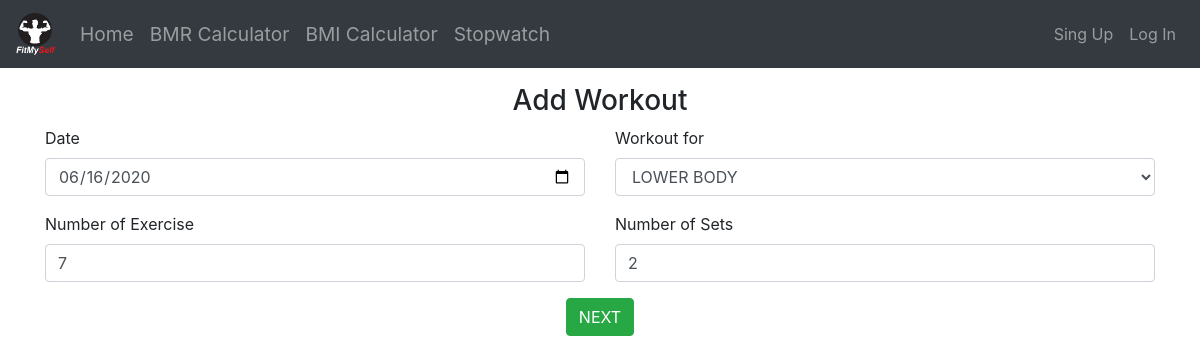
/update/17, run on the app's committed database.
### app/models.py (models this page shows, shortened)
class Workout(models.Model):
  date = models.DateField(null=True)
  Workout_for = models.CharField(max_length=30,null=True)
  no_of_workout = models.IntegerField(null=True)
  no_of_set = models.IntegerField(null=True)
  user = models.ForeignKey(User,on_delete=models.CASCADE,null =True)
  class Meta:
    verbose_name_plural = 'Workout'

### app/views.py (the view, shortened to what this page needs)
# urls.py: path('update/<int:id>',views.updateData,name="update"),
def updateData(request,id):
  try:
    workout = Workout.objects.get(pk=id)
  except Workout.DoesNotExist:
    return redirect('/disp')
  else:
    params = {
      'workout':workout,
    }
  return render(request,'app/update.html',params)

### app/templates/app/update.html (shortened to what this page needs)
{% extends 'base.html' %}
{% block body %}
  <div class="container my-3">
    <h3 class="text-center">Add Workout</h3>
    <form action="/update/{{workout.pk}}" method="post" accept-charset="utf-8">
      <div class="row">
        <div class="col-lg-6 col-md-6 col-sm-12">
          <div class="form-group">
    <label for="date">Date</label>
    <input type="date" class="form-control" id="date" name="date" required value="{{workout.date|date:'Y-m-d'}}">
  </div>
        </div>
        <div class="col-lg-6 col-md-6 col-sm-12">
          <div class="form-group">
    <label for="workout">Workout for</label>
    <select class="form-control" id="workout" name="workout">
      {% if workout.Workout_for == 'ABS' %}
      <option selected>ABS</option>
      <option>LOWER BODY</option>
      <option>UPPER BODY</option>
      {% elif workout.Workout_for == 'LOWER BODY' %}
      <option selected>LOWER BODY</option>
      {% else %}
      <option>ABS</option>
      <option>LOWER BODY</option>
      <option selected>UPPER BODY</option>
      {% endif %}
    </select>
  </div>
        </div>
      </div>
      <div class="row">
        <div class="col-lg-6 col-md-6 col-sm-12">
          <div class="form-group">
            <label for="no_of_exercise">Number of Exercise</label>
            <input type="text" name="no_of_exercise" id="no_of_exercise" class="form-control" value="{{workout.no_of_workout}}" required/>
          </div>
        </div>
        <div class="col-lg-6 col-md-6 col-sm-12">
          <div class="form-group">
            <label for="no_of_set">Number of Sets</label>
            <input type="text" name="no_of_set" id="no_of_set" class="form-control" required value="{{workout.no_of_set}}"/>
          </div>
        </div>
      </div>
      <div class="row">
        <div class="col text-center">
          <input type="submit" name="submit" id="submit" value="NEXT" class="btn btn-success" />
        </div>
      </div>
    </form>
  </div>
{% endblock %}

### data on the page
Workout: date "06/16/2020", workout "LOWER BODY", no_of_exercise "7", no_of_set "2"
